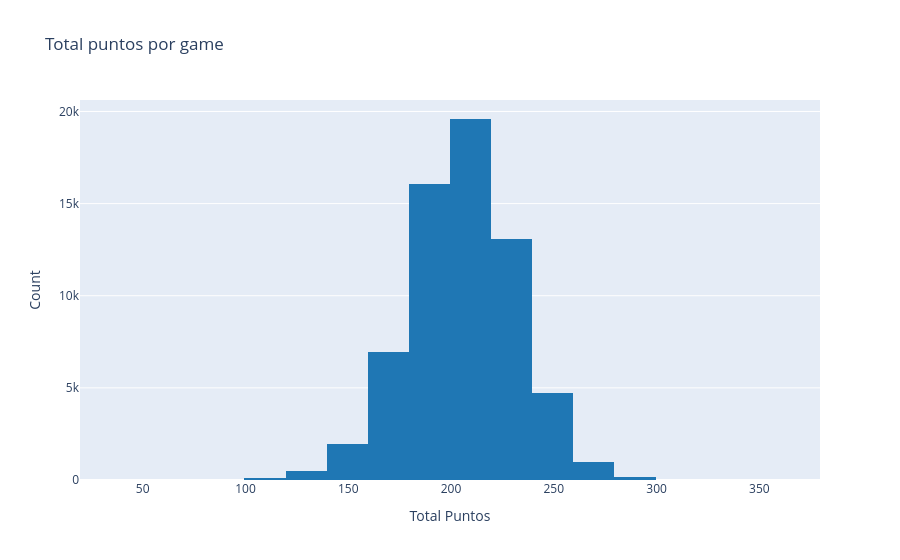

This figure's notebook cell:
### Code cell
# Importa plotly.graph_objects y cufflinks para gráficos.
import plotly.graph_objects as go
import cufflinks as cf
cf.go_offline()

# Asegura la visualización de gráficos Plotly en Colab.
configure_plotly_browser_state()

# Crea un histograma de 'total_puntos' con Plotly.
# go.Figure: inicializa figura.
# go.Histogram: define el histograma.
# x: datos, nbinsx: número de barras, marker_color: color de barras.
fig = go.Figure(data=[go.Histogram(x=d["total_puntos"], nbinsx=20, marker_color='#1f77b4')])

# Configura el título y etiquetas de los ejes del histograma.
fig.update_layout(
    title_text='Total puntos por game',
    xaxis_title_text='Total Puntos',
    yaxis_title_text='Count'
)

# Muestra el histograma.
fig.show()

### Figure 1 — Plotly figure (JSON) as saved in the notebook; plotly's stock layout.template omitted (floating-point values rounded to 4 significant figures; data arrays with more than 128 entries replaced by an {"elided": "..."} marker saying what was removed)
{"data": [{"marker": {"color": "#1f77b4"}, "nbinsx": 20, "x": {"elided": "64034 int values"}, "type": "histogram"}], "layout": {"title": {"text": "Total puntos por game"}, "xaxis": {"title": {"text": "Total Puntos"}}, "yaxis": {"title": {"text": "Count"}}}}
